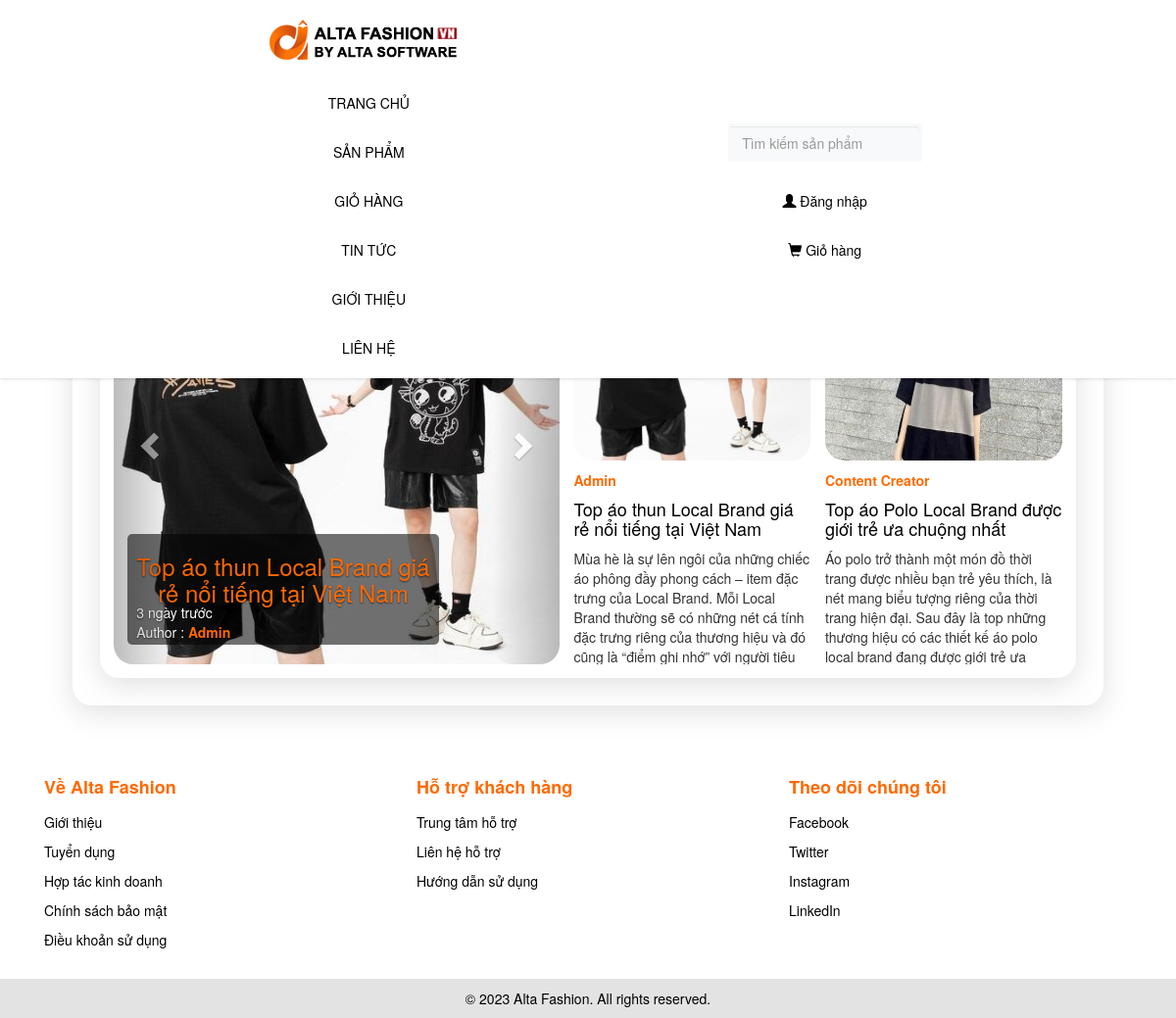
The page /?thamso=bai_viet on the database as committed earlier.
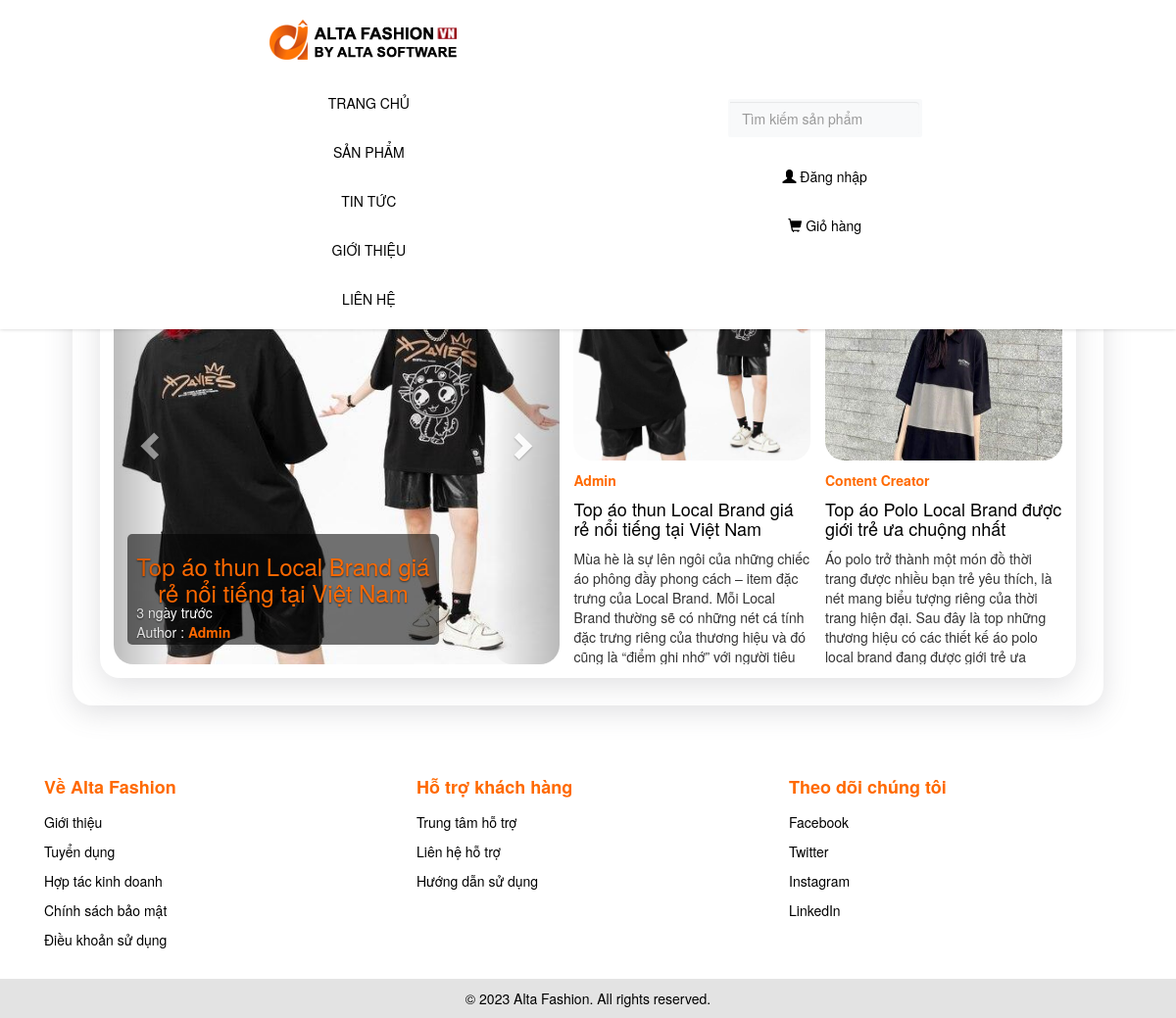
The same page on the database as committed later.
### tables this page shows
CREATE TABLE `menu_ngang` (
  `id` int(11) NOT NULL,
  `ten` varchar(256) NOT NULL,
  `noi_dung` mediumtext NOT NULL,
  `loai_menu` varchar(256) NOT NULL
);

CREATE TABLE `bai_viet` (
  `id` int(11) NOT NULL,
  `tieu_de` longtext NOT NULL,
  `anh` varchar(256) NOT NULL,
  `noi_dung` longtext NOT NULL,
  `tac_gia` varchar(500) NOT NULL,
  `lien_ket` varchar(500) NOT NULL,
  `time` timestamp NOT NULL DEFAULT current_timestamp() ON UPDATE current_timestamp()
);

### chuc_nang/bai_viet/slideshow_bai_viet.php (the view, shortened to what this page needs)
<div id="myCarousel" class="carousel slide" data-ride="carousel">
    <?php
    $tv = "SELECT * FROM bai_viet";
    $tv_1 = mysqli_query($conn, $tv);
?>
  <div class="carousel-inner">
    <?php
    $index = 0;
    while ($tv_2 = mysqli_fetch_array($tv_1)) {
      $active = $index == 0 ? "active" : "";
      $link_menu = "?thamso=xuat_bai_viet&id=".$tv_2['id'];
      echo '<a href="'.$link_menu.'">';
      echo '<div class="item ' . $active . '">';
      echo '<img src="hinh_anh/bai_viet/'.$tv_2['anh'].'" alt="' . $tv_2["tieu_de"] . '" style="width:100%;">';
      echo '<div class="carousel-caption d-none d-md-block">';
      echo '<h3 class="animated">' . $tv_2["tieu_de"] . '</h3>';
      echo '<div class="time_post">';
        include('time_post.php');
      echo '</div>';
        echo '<div class="author_left">';
          echo 'Author : <b><span style="color:rgba(255,105,0,1);">'.$tv_2["tac_gia"].'</span></b>';
        echo '</div>';
      echo '</a>';
      echo '</div>';
  echo '</div>';
      $index++;
    }
    ?>
  <a class="left carousel-control" href="#myCarousel" data-slide="prev">
    <span class="glyphicon glyphicon-chevron-left"></span>
  </a>
  <a class="right carousel-control" href="#myCarousel" data-slide="next">
    <span class="glyphicon glyphicon-chevron-right"></span>
  </a>

### index.php (shortened to what this page needs)
<?php
    include("ket_noi.php");
?>
<html>
	<head>
		<link rel="stylesheet" type="text/css" href="giao_dien/giao_dien.css">
		<link rel="stylesheet" type="text/css" href="css/bootstrap.min.css">
		<link rel="stylesheet" href="https://cdnjs.cloudflare.com/ajax/libs/font-awesome/5.15.4/css/all.min.css" />
		<link rel="stylesheet" href="https://maxcdn.bootstrapcdn.com/bootstrap/3.4.1/css/bootstrap.min.css">
	</head>
	<body>
		<center>
		<div style="width:100%">
				<?php
					include("chuc_nang/menu_ngang/menu_ngang.php");
					?>
			</div>
			<?php
					echo'<div style="width:90%;margin-top:55px">';
					?>
					<?php
						include("chuc_nang/dieu_huong.php");
					?>
				<div style="width:100%">
					<?php
						include("chuc_nang/footer/footer.php");
					?>
			</div>
		</center>
	</body>
</html>

### chuc_nang/menu_ngang/menu_ngang.php
<?php
    $tv="select id,ten,loai_menu from menu_ngang order by id";
    $tv_1=mysqli_query($conn,$tv);
    echo '<nav class="navbar navbar-fixed-top">
				<ul class="nav navbar-nav navbar-left">
					<li style="margin-right:1em"><a href="index.php" class="active"><img src="hinh_anh/logo/logo.png" class="logo"></a></li>
					<li><a href="index.php">TRANG CHỦ</a></li>';
					while($tv_2=mysqli_fetch_array($tv_1))
					{
						if($tv_2['loai_menu']==""){$link_menu="?thamso=xuat_mot_tin&id=".$tv_2['id'];}
						if($tv_2['loai_menu']=="gio_hang"){$link_menu="?thamso=gio_hang";}
						if($tv_2['loai_menu']=="tin_tuc"){$link_menu="?thamso=bai_viet";}
						if($tv_2['loai_menu']=="san_pham"){$link_menu="?thamso=xuat_san_pham_2";}
						echo "<li class='nav-item'><a href='$link_menu'>";
							echo $tv_2['ten'];
						echo "</a></li>";
					}
		echo '</ul>';
		echo'<ul class="nav navbar-nav navbar-right">
		<li style="margin-top:9px;">';
		include('chuc_nang/tim_kiem/vung_tim_kiem.php');
		echo '</li>
					<li>';
						if(isset($_SESSION['xac_dinh_dang_nhap']))
							{
								echo '<a href="?thamso=profile"><span class="glyphicon glyphicon-user"></span>';
								echo ' Hi, <span style="color:rgba(255,105,0,1);font-weight:bold;">'.ucfirst($_SESSION['ky_danh']).'</span>';
								echo '</a>';
							}
							else
							{
								echo '<a href="?thamso=dang_nhap"><span class="glyphicon glyphicon-user"></span>';
								echo ' Đăng nhập';
								echo '</a>';
							}
					echo '</li>
					<li>';
							if(isset($_SESSION['xac_dinh_dang_nhap']))
							{
								echo '<a href="?thamso=profile&dieu_huong=gio_hang">';
								echo '<span class="glyphicon glyphicon-shopping-cart"></span>';
								echo ' Giỏ hàng</a>';
							}
							else
							{
								echo '<a href="?thamso=gio_hang">';
								echo '<span class="glyphicon glyphicon-shopping-cart"></span>';
								echo ' Giỏ hàng</a>';
							}
					echo '</a></li>
			</ul>
    </nav>';
?>

### chuc_nang/tim_kiem/vung_tim_kiem.php (shortened to what this page needs)
<form>
<div class="p-1 bg-light rounded rounded-pill shadow-sm mb-4">
            <div class="input-group">
              <input type="search"name="tu_khoa" placeholder="Tìm kiếm sản phẩm" aria-describedby="button-addon1" class="form-control border-0 bg-light">
            </div>
</div>
</form>

### chuc_nang/dieu_huong.php (shortened to what this page needs)
<?php
	if(isset($_GET['thamso']))
	{$tham_so=$_GET['thamso'];
		if($tham_so=='profile')
		{
			echo '<div style="margin-top:95px;">';
		}
		else
		{
			echo '<div style="margin-top:95px;">';
			echo '<div class="khung">';
		}
	}
	else{$tham_so="";
	}
	switch($tham_so)
	{
		case "bai_viet":
			include("chuc_nang/bai_viet/tat_ca_bai_viet.php");
		break;
	}
?>

### chuc_nang/bai_viet/tat_ca_bai_viet.php (shortened to what this page needs)
<div class="khung">
<h2>BÀI VIẾT SẢN PHẨM</h2>
<br>
<div class="wrapper">
  <?php
        echo '<div class="main-article">';
            include('slideshow_bai_viet.php');
        $tv="select * from bai_viet order by id limit 2";
        $tv_1=mysqli_query($conn, $tv);
        while ($tv_2 = mysqli_fetch_array($tv_1)) {
        $link_menu = "?thamso=xuat_bai_viet&id=".$tv_2['id'];
        $link_anh="hinh_anh/bai_viet/".$tv_2['anh'];
        $tieu_de=$tv_2['tieu_de'];
        $tac_gia=$tv_2['tac_gia'];
        echo '<div class="article">';
        echo "<img src='$link_anh'>";
        echo '<div class="author_right">';
        echo $tac_gia;
        echo '</div>';
        echo "<div class='tieu_de'>";
        echo '<a href="'.$link_menu.'">';
        echo "<h4>$tieu_de</h4>";
        echo "</div>";
        echo "</a><div class='noi_dung'>";
        $noi_dung = $tv_2['noi_dung'];
        $noi_dung = mb_substr($noi_dung, 0, 270) . "...";
        echo $noi_dung;
        echo '</div></div>';
    }
  ?>

### chuc_nang/bai_viet/time_post.php (shortened to what this page needs)
<?php
    $timestamp = strtotime($tv_2['time']);
    $current_time = time();
    $time_diff = $current_time - $timestamp;
    if ($time_diff < 60) {
      echo 'Vừa xong';
    } elseif ($time_diff < 3600) {
      $minutes_ago = floor($time_diff / 60);
      echo $minutes_ago . ' phút trước';
    } elseif ($time_diff < 86400) {
      $hours_ago = floor($time_diff / 3600);
      echo $hours_ago . ' giờ trước';
    } else {
      $days_ago = floor($time_diff / 86400);
      echo $days_ago . ' ngày trước';
    }
?>

### chuc_nang/footer/footer.php
<div class="footer-container">
  <div class="footer-top">
    <div class="container">
      <div class="row">
        <div class="col-md-4 col-sm-6 col-xs-12 footer-col">
          <div class="footer-col-inner">
            <h3>Về Alta Fashion</h3>
            <ul>
              <li><a href="#">Giới thiệu</a></li>
              <li><a href="#">Tuyển dụng</a></li>
              <li><a href="#">Hợp tác kinh doanh</a></li>
              <li><a href="#">Chính sách bảo mật</a></li>
              <li><a href="#">Điều khoản sử dụng</a></li>
            </ul>
          </div>
        </div>
        <div class="col-md-4 col-sm-6 col-xs-12 footer-col">
          <div class="footer-col-inner">
            <h3>Hỗ trợ khách hàng</h3>
            <ul>
              <li><a href="#">Trung tâm hỗ trợ</a></li>
              <li><a href="#">Liên hệ hỗ trợ</a></li>
              <li><a href="#">Hướng dẫn sử dụng</a></li>
            </ul>
          </div>
        </div>
        <div class="col-md-4 col-sm-6 col-xs-12 footer-col">
          <div class="footer-col-inner">
            <h3>Theo dõi chúng tôi</h3>
            <ul>
              <li><a href="#">Facebook</a></li>
              <li><a href="#">Twitter</a></li>
              <li><a href="#">Instagram</a></li>
              <li><a href="#">LinkedIn</a></li>
            </ul>
          </div>
        </div>
      </div>
    </div>
  </div>
  <div class="footer-bottom">
    <div class="container">
      <div class="row">
        <div class="col-md-12">
          <p>© 2023 Alta Fashion. All rights reserved.</p>
        </div>
      </div>
    </div>
  </div>
</div>

### giao_dien/giao_dien.css (style rules this page uses)
.khung { margin: 1em; padding: 1em; min-height: calc(100% - 41.5rem);; text-align: center; border-radius: 20px; box-shadow: rgba(100, 100, 111, 0.2) 0px 7px 29px 0px; transition: transform 0.2s; overflow: hidden; }
a { text-decoration: none; }
.navbar { background-color: #fff !important; color: black !important; border: none; box-shadow: 0 0 4px 0 rgba(0, 0, 0, 0.2); }
.navbar a { color: black !important; }
.navbar-nav.navbar-left { display: flex; align-items: center; justify-content: center; margin: 0; padding: 0; }
.navbar-nav.navbar-right { margin-top: 12px; margin-right:5px; }
.carousel-inner a { text-decoration: none; color:rgba(255,105,0,1); }
.carousel-inner .item img { object-fit: cover; }
.footer-container { padding: 40px 0 0 0; }
.footer-top { margin: 0 auto; }
.footer-col { margin-bottom: 20px; }
.footer-col-inner h3 { color: rgba(255,105,0,1); font-size: 18px; font-weight: bold; margin-bottom: 15px; text-align: left; }
.footer-col-inner ul { list-style: none; padding: 0; margin: 0; }
.footer-col-inner ul li { margin-bottom: 10px; text-align: left; }
.footer-col-inner ul li a { color: #000; font-size: 14px; text-decoration:none; }
.footer-bottom { background-color: rgba(80, 80, 80, 0.162); color: #000; padding: 10px 0; }
.footer-bottom p { font-size: 14px; margin: 0; text-align: center; }
.carousel-inner { max-height: 500px; border-radius:20px; }
.carousel-control { opacity: 0; }
.carousel-control { border-radius: 20px; }
.carousel-caption { background-color:rgba(0, 0, 0, 0.553); position: absolute; margin-left: -17%; padding: 2%; max-width: 70%; border-radius:5px; color: #fff; transform: translateY(100%); animation: slide-up 1s forwards; }
.author_left { position: absolute; bottom: 3%; left: 3%; color: #fff; }
.author_right { margin-top: 5px; color: rgba(255,105,0,1); font-weight: bold; }
.time_post { position: absolute; bottom: 20%; left: 3%; color: #fff; }
.wrapper { width: 100%; display: flex; flex-wrap: wrap; justify-content: space-between; overflow: hidden; }
.article { width: 25%; height: 100%; max-height:25px; margin-bottom: 20px; text-align: left; }
.article img { display: block; width: 100%; height: 250px; margin-bottom: 10px; border-radius: 20px; }
.article a { font-size: 18px; font-weight: bold; color: #000; text-decoration: none; }
.noi_dung { margin-top: 5px; margin-bottom: 200px; }
.tieu_de { max-height: 50px; }
.tieu_de a { text-decoration: none; font-weight: bold; }
.slide { width: 100%; height: 100%; }
.item { width: 100%; height: 100%; }
.item img { width: 100%; height: 100%; }
.main-article { background-color: #fff; border-radius: 20px; display: flex; flex-direction: row; width: 47%; height: 458px; }
.main-article img { width: 100%; border-radius: 20px; min-height: 458px; }
.main-article h3 { margin-top: 0; }

Rows that differ between the two databases and show on the page:
removed menu_ngang: ten "GIỎ HÀNG"
